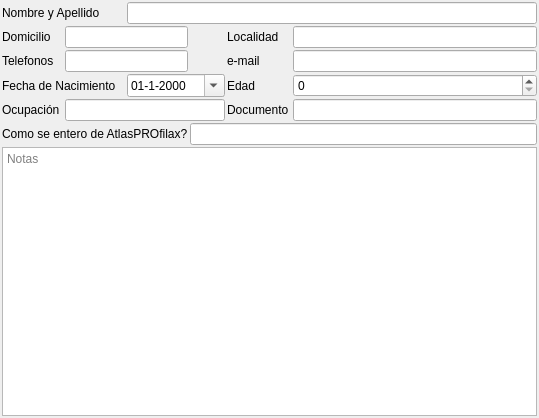
<?xml version="1.0" encoding="UTF-8"?>
<ui version="4.0">
 <class>WidgetPaciente</class>
 <widget class="QWidget" name="WidgetPaciente">
  <property name="geometry">
   <rect>
    <x>0</x>
    <y>0</y>
    <width>539</width>
    <height>418</height>
   </rect>
  </property>
  <property name="windowTitle">
   <string>Form</string>
  </property>
  <layout class="QGridLayout" name="gridLayout">
   <property name="leftMargin">
    <number>2</number>
   </property>
   <property name="topMargin">
    <number>2</number>
   </property>
   <property name="rightMargin">
    <number>2</number>
   </property>
   <property name="bottomMargin">
    <number>2</number>
   </property>
   <property name="spacing">
    <number>2</number>
   </property>
   <item row="4" column="4">
    <widget class="QLabel" name="label_9">
     <property name="text">
      <string>Documento</string>
     </property>
     <property name="buddy">
      <cstring>txtDocumento</cstring>
     </property>
    </widget>
   </item>
   <item row="4" column="1" colspan="3">
    <widget class="QLineEdit" name="txtOcupacion"/>
   </item>
   <item row="1" column="1" colspan="2">
    <widget class="QLineEdit" name="txtDomicilio"/>
   </item>
   <item row="2" column="6">
    <widget class="QLineEdit" name="txtEmail"/>
   </item>
   <item row="0" column="0" colspan="2">
    <widget class="QLabel" name="label">
     <property name="text">
      <string>Nombre y Apellido</string>
     </property>
     <property name="buddy">
      <cstring>txtNombre</cstring>
     </property>
    </widget>
   </item>
   <item row="2" column="4">
    <widget class="QLabel" name="label_8">
     <property name="text">
      <string>e-mail</string>
     </property>
     <property name="buddy">
      <cstring>txtEmail</cstring>
     </property>
    </widget>
   </item>
   <item row="3" column="2" colspan="2">
    <widget class="QDateEdit" name="dateFechaNacimiento">
     <property name="displayFormat">
      <string>dd-M-yyyy</string>
     </property>
     <property name="calendarPopup">
      <bool>true</bool>
     </property>
    </widget>
   </item>
   <item row="3" column="6">
    <widget class="QSpinBox" name="spinEdad"/>
   </item>
   <item row="6" column="0" colspan="7">
    <widget class="ColorizedTextEdit" name="txtNotas">
     <property name="placeholderText">
      <string>Notas</string>
     </property>
    </widget>
   </item>
   <item row="3" column="4">
    <widget class="QLabel" name="Edad">
     <property name="text">
      <string>Edad</string>
     </property>
     <property name="buddy">
      <cstring>spinEdad</cstring>
     </property>
    </widget>
   </item>
   <item row="2" column="0">
    <widget class="QLabel" name="label_3">
     <property name="text">
      <string>Telefonos</string>
     </property>
     <property name="buddy">
      <cstring>txtTelefono</cstring>
     </property>
    </widget>
   </item>
   <item row="5" column="0" colspan="3">
    <widget class="QLabel" name="label_6">
     <property name="text">
      <string>Como se entero de AtlasPROfilax?</string>
     </property>
     <property name="buddy">
      <cstring>txtComoSeEntero</cstring>
     </property>
    </widget>
   </item>
   <item row="0" column="2" colspan="5">
    <widget class="QLineEdit" name="txtNombre"/>
   </item>
   <item row="4" column="6">
    <widget class="QLineEdit" name="txtDocumento"/>
   </item>
   <item row="3" column="0" colspan="2">
    <widget class="QLabel" name="label_4">
     <property name="text">
      <string>Fecha de Nacimiento</string>
     </property>
     <property name="buddy">
      <cstring>dateFechaNacimiento</cstring>
     </property>
    </widget>
   </item>
   <item row="4" column="0">
    <widget class="QLabel" name="label_5">
     <property name="text">
      <string>Ocupación</string>
     </property>
     <property name="buddy">
      <cstring>txtOcupacion</cstring>
     </property>
    </widget>
   </item>
   <item row="5" column="3" colspan="4">
    <widget class="QLineEdit" name="txtComoSeEntero"/>
   </item>
   <item row="1" column="4">
    <widget class="QLabel" name="label_7">
     <property name="text">
      <string>Localidad</string>
     </property>
     <property name="buddy">
      <cstring>txtLocalidad</cstring>
     </property>
    </widget>
   </item>
   <item row="1" column="0">
    <widget class="QLabel" name="label_2">
     <property name="text">
      <string>Domicilio</string>
     </property>
     <property name="buddy">
      <cstring>txtDomicilio</cstring>
     </property>
    </widget>
   </item>
   <item row="1" column="6">
    <widget class="QLineEdit" name="txtLocalidad"/>
   </item>
   <item row="2" column="1" colspan="2">
    <widget class="QLineEdit" name="txtTelefono"/>
   </item>
  </layout>
 </widget>
 <customwidgets>
  <customwidget>
   <class>ColorizedTextEdit</class>
   <extends>QTextEdit</extends>
   <header location="global">widgets/colorizedtextedit.h</header>
  </customwidget>
 </customwidgets>
 <tabstops>
  <tabstop>txtNombre</tabstop>
  <tabstop>txtDomicilio</tabstop>
  <tabstop>txtLocalidad</tabstop>
  <tabstop>txtTelefono</tabstop>
  <tabstop>txtEmail</tabstop>
  <tabstop>dateFechaNacimiento</tabstop>
  <tabstop>spinEdad</tabstop>
  <tabstop>txtOcupacion</tabstop>
  <tabstop>txtDocumento</tabstop>
  <tabstop>txtComoSeEntero</tabstop>
  <tabstop>txtNotas</tabstop>
 </tabstops>
 <resources/>
 <connections/>
</ui>
